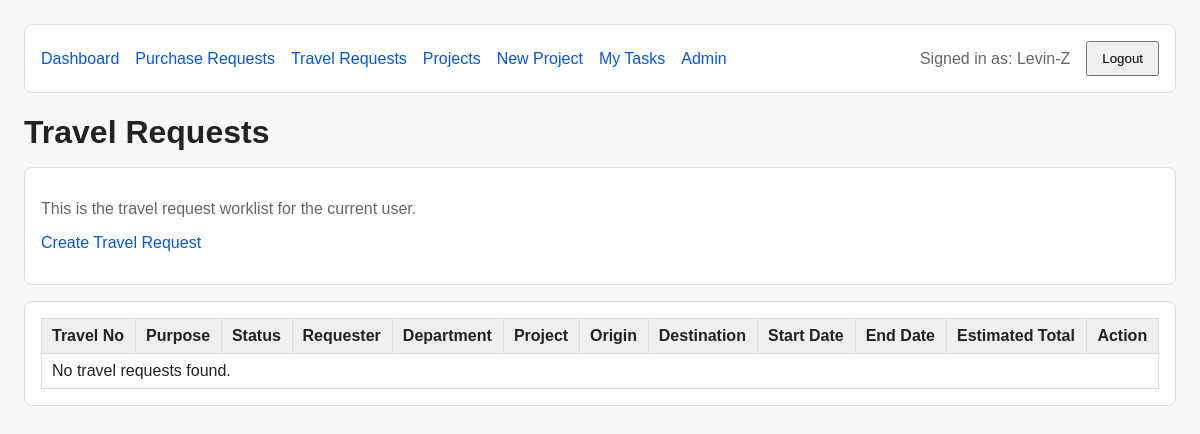
/travel/ (signed in), run on an earlier commit of the app's database.
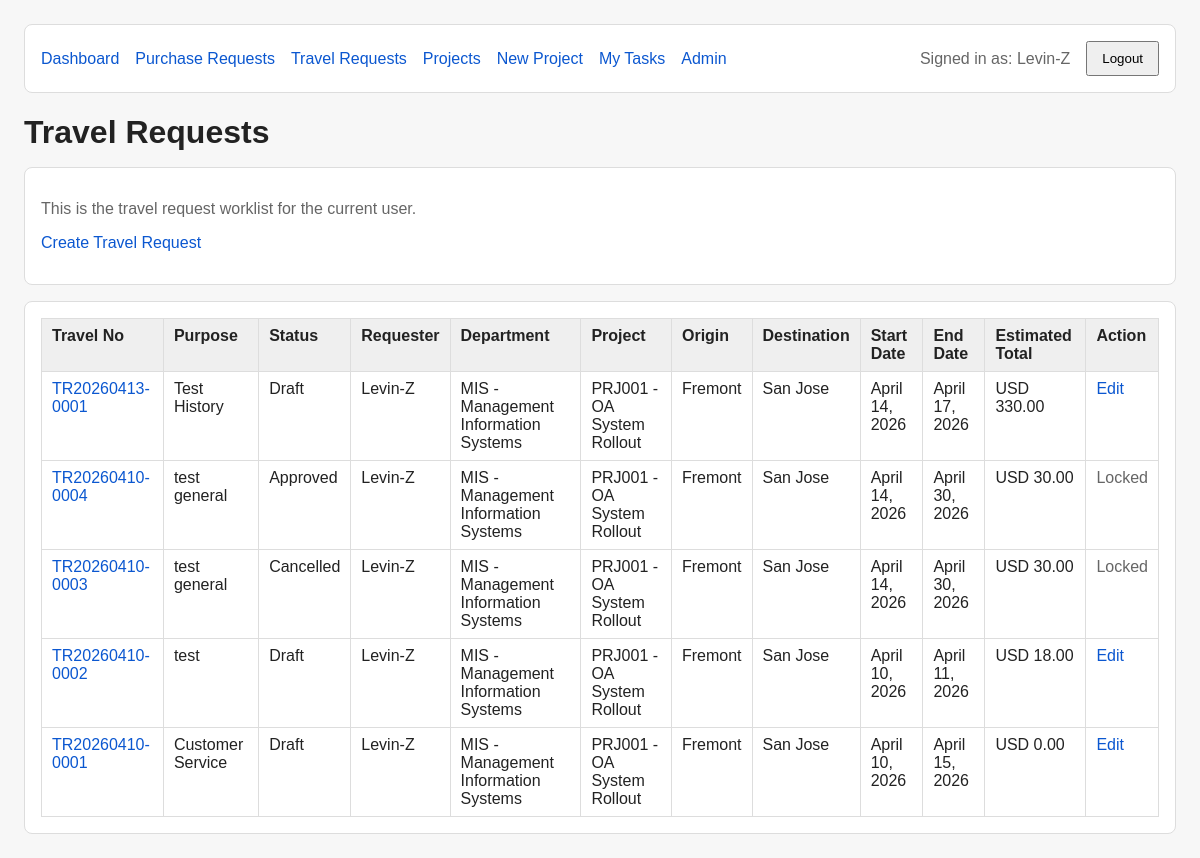
And on a later commit of the database.
### accounts/models.py (models this page shows)
class User(AbstractUser):
    employee_id = models.CharField(max_length=30, blank=True, default="")
    display_name = models.CharField(max_length=150, blank=True, default="")
    job_title = models.CharField(max_length=100, blank=True, default="")
    phone = models.CharField(max_length=30, blank=True, default="")
    approval_level = models.CharField(
        max_length=20,
        choices=ApprovalLevel,
        default=ApprovalLevel.STAFF,
    )
    primary_department = models.ForeignKey(
        "Department",
        null=True,
        blank=True,
        on_delete=models.SET_NULL,
        related_name="primary_users",
    )
    can_approve_all_departments = models.BooleanField(default=False)
    class Meta:
        db_table = "PS_A8_USER"
        verbose_name = "User"
        verbose_name_plural = "Users"
    def __str__(self):
        return self.display_name or self.username

class Department(models.Model):
    dept_code = models.CharField(max_length=30, unique=True)
    dept_name = models.CharField(max_length=100)
    dept_type = models.CharField(
    max_length=20,
    choices=DepartmentType,
    default=DepartmentType.GENERAL,
    )
    cost_center = models.CharField(max_length=30, blank=True, default="")
    manager = models.ForeignKey(
        settings.AUTH_USER_MODEL,
        null=True,
        blank=True,
        on_delete=models.SET_NULL,
        related_name="managed_departments",
    )
    parent_department = models.ForeignKey(
        "self",
        null=True,
        blank=True,
        on_delete=models.SET_NULL,
        related_name="child_departments",
    )
    is_active = models.BooleanField(default=True)
    sort_order = models.PositiveIntegerField(default=0)
    class Meta:
        db_table = "PS_A8_DEPT"
        verbose_name = "Department"
        verbose_name_plural = "Departments"
        ordering = ["sort_order", "dept_code"]
    def __str__(self):
        return f"{self.dept_code} - {self.dept_name}"

### travel/models.py (models this page shows, shortened)
class TravelRequest(models.Model):
    travel_no = models.CharField(max_length=30, unique=True, blank=True)
    requester = models.ForeignKey(
        settings.AUTH_USER_MODEL,
        on_delete=models.PROTECT,
        related_name="travel_requests",
    )
    request_department = models.ForeignKey(
        "accounts.Department",
        on_delete=models.PROTECT,
        related_name="travel_requests",
    )
    project = models.ForeignKey(
        "projects.Project",
        on_delete=models.PROTECT,
        related_name="travel_requests",
    )
    matched_rule = models.ForeignKey(
        "approvals.ApprovalRule",
        null=True,
        blank=True,
        on_delete=models.SET_NULL,
        related_name="travel_requests",
    )
    status = models.CharField(
        max_length=30,
        choices=TravelRequestStatus,
        default=TravelRequestStatus.DRAFT,
    )
    request_date = models.DateField(default=timezone.localdate)
    purpose = models.CharField(max_length=200)
    origin_city = models.CharField(max_length=100)
    destination_city = models.CharField(max_length=100)
    start_date = models.DateField()
    end_date = models.DateField()
    estimated_total = models.DecimalField(max_digits=12, decimal_places=2, default=0)
    actual_total = models.DecimalField(max_digits=12, decimal_places=2, default=0)
    currency = models.CharField(
        max_length=10,
        choices=CurrencyCode,
        default=CurrencyCode.USD,
    )
    notes = models.TextField(blank=True, default="")
    class Meta:
        db_table = "PS_A8_TR_HDR"
        verbose_name = "Travel Request"
        verbose_name_plural = "Travel Requests"
        ordering = ["-request_date", "travel_no"]
    @classmethod
    def get_visible_queryset(cls, user):
        from .access import get_visible_travel_queryset_for_user
        return get_visible_travel_queryset_for_user(user)
    def get_approval_tasks_queryset(self):
        content_type = ContentType.objects.get_for_model(TravelRequest)
        return ApprovalTask.objects.filter(
            request_content_type=content_type,
            request_object_id=self.id,
        ).order_by("step_no", "id")
    def get_current_task(self):
        return self.get_approval_tasks_queryset().filter(
            status__in=[ApprovalTaskStatus.POOL, ApprovalTaskStatus.PENDING]
        ).order_by("step_no", "id").first()
    def get_current_step_name(self):
        current_task = self.get_current_task()
        return current_task.step_name if current_task else "-"
    def get_current_approver(self):
        current_task = self.get_current_task()
        if not current_task:
            return "-"
        if current_task.status == ApprovalTaskStatus.POOL:
            return "Approval Pool"
        if current_task.assigned_user:
            return str(current_task.assigned_user)
        return "-"
    def get_approval_progress_text(self):
        total_count = self.get_approval_tasks_queryset().count()
        approved_count = self.get_approval_tasks_queryset().filter(
            status=ApprovalTaskStatus.APPROVED
        ).count()
        return f"{approved_count} / {total_count}"

### projects/models.py (models this page shows, shortened)
class Project(models.Model):
    project_code = models.CharField(max_length=30, unique=True)
    project_name = models.CharField(max_length=150)
    project_manager = models.ForeignKey(
        settings.AUTH_USER_MODEL,
        null=True,
        blank=True,
        on_delete=models.SET_NULL,
        related_name="managed_projects",
    )
    owning_department = models.ForeignKey(
        "accounts.Department",
        on_delete=models.PROTECT,
        related_name="owned_projects",
    )
    created_by = models.ForeignKey(
        settings.AUTH_USER_MODEL,
        null=True,
        blank=True,
        on_delete=models.SET_NULL,
        related_name="created_projects",
    )
    status = models.CharField(
        max_length=20,
        choices=ProjectStatus,
        default=ProjectStatus.OPEN,
    )
    budget_amount = models.DecimalField(max_digits=14, decimal_places=2, default=0)
    currency = models.CharField(
        max_length=10,
        choices=CurrencyCode.choices,
        default=CurrencyCode.USD,
    )
    start_date = models.DateField(null=True, blank=True)
    end_date = models.DateField(null=True, blank=True)
    is_active = models.BooleanField(default=True)
    notes = models.TextField(blank=True, default="")
    class Meta:
        db_table = "PS_A8_PROJ"
        verbose_name = "Project"
        verbose_name_plural = "Projects"
        ordering = ["project_code"]
    def __str__(self):
        return f"{self.project_code} - {self.project_name}"

### travel/views.py (the view)
# urls.py: path("", views.tr_list, name="tr_list"),
@login_required
def tr_list(request):
    travel_requests = (
        TravelRequest.get_visible_queryset(request.user)
        .select_related("requester", "request_department", "project")
        .order_by("-request_date", "-id")
    )
    for tr in travel_requests:
        decorate_travel_list_item(tr, request.user)
    context = {
        "travel_requests": travel_requests,
    }
    return render(request, "travel/tr_list.html", context)

### projects/context_processors.py (called while the page is built)
def project_nav(request):
    user = getattr(request, "user", None)
    if not user or not user.is_authenticated:
        return {
            "nav_can_create_project": False,
        }
    can_create_project = user.is_superuser or Department.objects.filter(manager=user).exists()
    return {
        "nav_can_create_project": can_create_project,
    }

### travel/access.py (called while the page is built, shortened)
def get_visible_travel_queryset_for_user(user):
    qs = TravelRequest.objects.all()
    if not user or not user.is_authenticated:
        return qs.none()
    if user.is_superuser:
        return qs

def user_can_edit_travel(user, tr):
    if not user or not user.is_authenticated:
        return False
    if user.is_superuser:
        return tr.status in [TravelRequestStatus.DRAFT, TravelRequestStatus.RETURNED]
    return (
        tr.requester_id == user.id
        and tr.status in [TravelRequestStatus.DRAFT, TravelRequestStatus.RETURNED]
    )

### travel/presentation.py (called while the page is built)
def get_travel_status_badge_class(status):
    mapping = {
        TravelRequestStatus.DRAFT: "badge-neutral",
        TravelRequestStatus.PENDING_APPROVAL: "badge-warning",
        TravelRequestStatus.APPROVED: "badge-success",
        TravelRequestStatus.RETURNED: "badge-info",
        TravelRequestStatus.REJECTED: "badge-danger",
        TravelRequestStatus.IN_TRIP: "badge-info",
        TravelRequestStatus.EXPENSE_PENDING: "badge-warning",
        TravelRequestStatus.EXPENSE_SUBMITTED: "badge-warning",
        TravelRequestStatus.CLOSED: "badge-dark",
        TravelRequestStatus.CANCELLED: "badge-dark",
    }
    return mapping.get(status, "badge-neutral")

def decorate_travel_list_item(tr, user):
    tr.current_step = tr.get_current_step_name()
    tr.current_approver = tr.get_current_approver()
    tr.approval_progress = tr.get_approval_progress_text()
    tr.can_edit = user_can_edit_travel(user, tr)
    tr.status_badge_class = get_travel_status_badge_class(tr.status)
    return tr

### travel/templates/travel/tr_list.html (shortened to what this page needs)
{% extends "purchase/base.html" %}
{% block page_title %}Travel Requests{% endblock %}
{% block content %}
<div class="card">
    <p class="muted">This is the travel request worklist for the current user.</p>
    <p><a href="{% url 'travel:tr_create' %}">Create Travel Request</a></p>
</div>
<div class="card">
    <table>
        <thead>
            <tr>
                <th>Travel No</th>
                <th>Purpose</th>
                <th>Status</th>
                <th>Requester</th>
                <th>Department</th>
                <th>Project</th>
                <th>Origin</th>
                <th>Destination</th>
                <th>Start Date</th>
                <th>End Date</th>
                <th>Estimated Total</th>
                <th>Action</th>
            </tr>
        </thead>
        <tbody>
            {% for tr in travel_requests %}
            <tr>
                <td><a href="{% url 'travel:tr_detail' tr.id %}">{{ tr.travel_no }}</a></td>
                <td>{{ tr.purpose }}</td>
                <td>{{ tr.get_status_display }}</td>
                <td>{{ tr.requester }}</td>
                <td>{{ tr.request_department }}</td>
                <td>{{ tr.project }}</td>
                <td>{{ tr.origin_city }}</td>
                <td>{{ tr.destination_city }}</td>
                <td>{{ tr.start_date }}</td>
                <td>{{ tr.end_date }}</td>
                <td>{{ tr.currency }} {{ tr.estimated_total }}</td>
                <td>
                    {% if tr.can_edit %}
                    <a href="{% url 'travel:tr_edit' tr.id %}">Edit</a>
                    {% else %}
                    <span class="muted">Locked</span>
                    {% endif %}
                </td>
            </tr>
            {% empty %}
            <tr>
                <td colspan="12">No travel requests found.</td>
            </tr>
            {% endfor %}
        </tbody>
    </table>
</div>
{% endblock %}

### purchase/templates/purchase/base.html (shortened to what this page needs)
<!DOCTYPE html>
<html lang="en">
<head>
</head>
<body>
    <div class="card top-nav">
        {% if request.user.is_authenticated %}
        <a href="{% url 'dashboard:home' %}">Dashboard</a>
        <a href="{% url 'purchase:pr_list' %}">Purchase Requests</a>
        <a href="{% url 'travel:tr_list' %}">Travel Requests</a>
        <a href="{% url 'projects:project_list' %}">Projects</a>
        {% if nav_can_create_project %}
        <a href="{% url 'projects:project_create' %}">New Project</a>
        {% endif %}
        <a href="{% url 'approvals:my_tasks' %}">My Tasks</a>
        {% if request.user.is_staff %}
        <a href="{% url 'admin:index' %}">Admin</a>
        {% endif %}
        <span class="muted">Signed in as: {{ request.user }}</span>
        <form method="post" action="{% url 'logout' %}" class="inline-form">
            <button type="submit">Logout</button>
        </form>
        {% else %}
        <a href="{% url 'login' %}">Login</a>
        {% endif %}
    </div>
    <h1 class="page-title">{% block page_title %}{% endblock %}</h1>
    {% block content %}{% endblock %}
</body>
</html>

### purchase/templates/purchase/base.html (style rules this page uses)
body { font-family: Arial, sans-serif; margin: 24px; background: #f7f7f7; color: #222; }
a { color: #0b57d0; text-decoration: none; }
.page-title { margin-bottom: 16px; }
.card { background: white; border: 1px solid #ddd; border-radius: 8px; padding: 16px; margin-bottom: 16px; }
table { width: 100%; border-collapse: collapse; background: white; }
th, td { border: 1px solid #ddd; padding: 8px 10px; text-align: left; vertical-align: top; }
th { background: #efefef; }
.muted { color: #666; }
button { padding: 8px 14px; cursor: pointer; }
.top-nav { display: flex; gap: 16px; align-items: center; margin-bottom: 16px; }
.inline-form { display: inline; margin: 0; }

What changed in the data, as far as the page shows it:
added TravelRequest: travel_no "TR20260413-0001", purpose "Test History", status "Draft", requester "Levin-Z", request_department "MIS - Management Information Systems", project "PRJ001 - OA System Rollout", origin_city "Fremont", destination_city "San Jose", start_date "April 14, 2026", end_date "April 17, 2026", currency "USD", estimated_total "330.00", shows "Edit"
added TravelRequest: travel_no "TR20260410-0004", purpose "test general", status "Approved", requester "Levin-Z", request_department "MIS - Management Information Systems", project "PRJ001 - OA System Rollout", origin_city "Fremont", destination_city "San Jose", start_date "April 14, 2026", end_date "April 30, 2026", currency "USD", estimated_total "30.00", shows "Locked"
added TravelRequest: travel_no "TR20260410-0003", purpose "test general", status "Cancelled", requester "Levin-Z", request_department "MIS - Management Information Systems", project "PRJ001 - OA System Rollout", origin_city "Fremont", destination_city "San Jose", start_date "April 14, 2026", end_date "April 30, 2026", currency "USD", estimated_total "30.00", shows "Locked"
added TravelRequest: travel_no "TR20260410-0002", purpose "test", status "Draft", requester "Levin-Z", request_department "MIS - Management Information Systems", project "PRJ001 - OA System Rollout", origin_city "Fremont", destination_city "San Jose", start_date "April 10, 2026", end_date "April 11, 2026", currency "USD", estimated_total "18.00", shows "Edit"
added TravelRequest: travel_no "TR20260410-0001", purpose "Customer Service", status "Draft", requester "Levin-Z", request_department "MIS - Management Information Systems", project "PRJ001 - OA System Rollout", origin_city "Fremont", destination_city "San Jose", start_date "April 10, 2026", end_date "April 15, 2026", currency "USD", estimated_total "0.00", shows "Edit"
Also different on the page:
text no longer shown: "No travel requests found."
